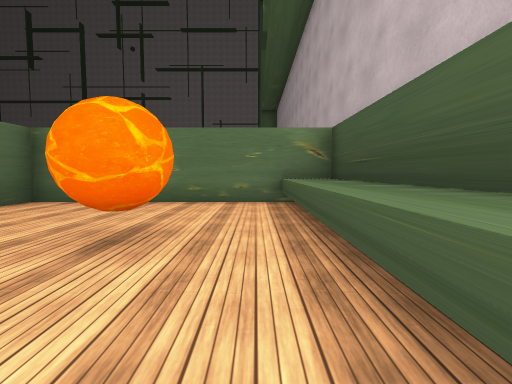
view 1 (above)

23 first-person views from a walk through a Unity game level. The camera is 1.2 m above the floor, tilts 4° down and sees 85° across. The floor is counted in squares, 2 m on a side. Each view is taken from the middle of a square. On the plan, view 1 faces up. The plan holds only what a view shows up to about 9 squares ahead; the rest is blank. The place goes on beyond the plan. The player character is not drawn. Some surface patterns are stand-ins.

view 2
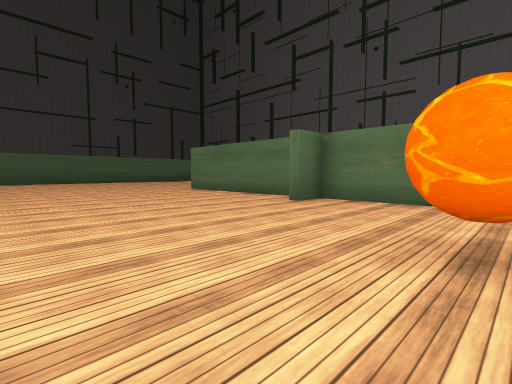

view 3
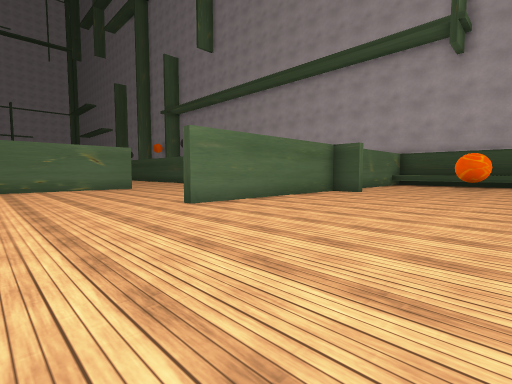

view 4
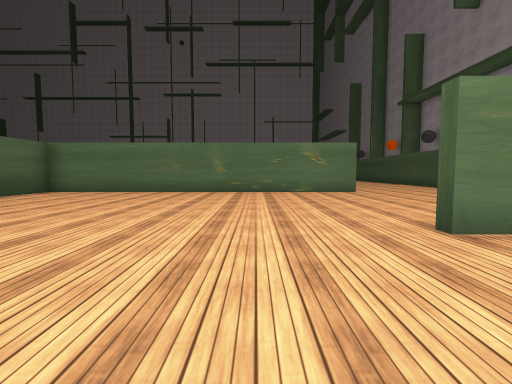

view 5
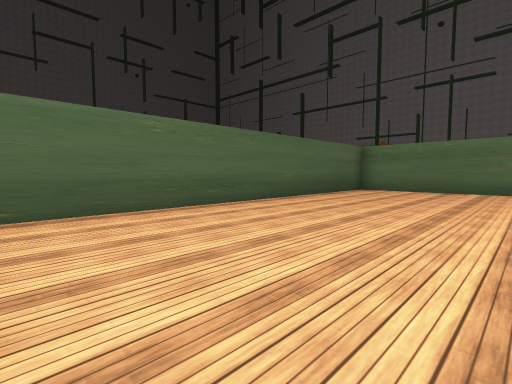

view 6
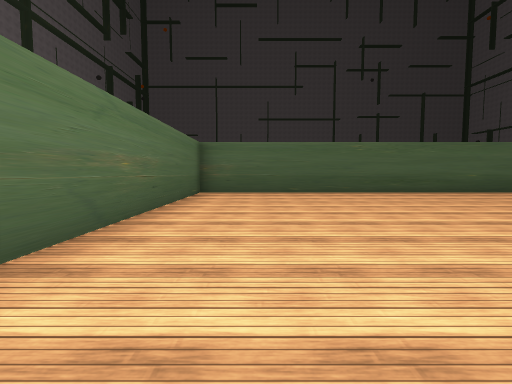

view 7
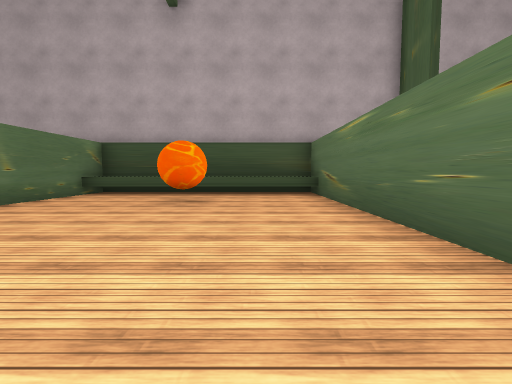

view 8
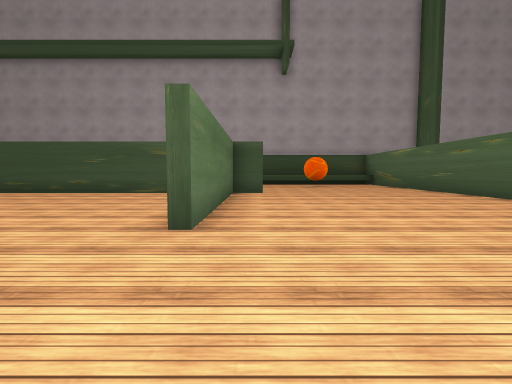

view 9
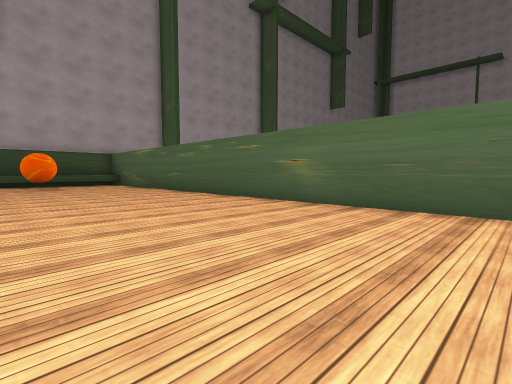

view 10
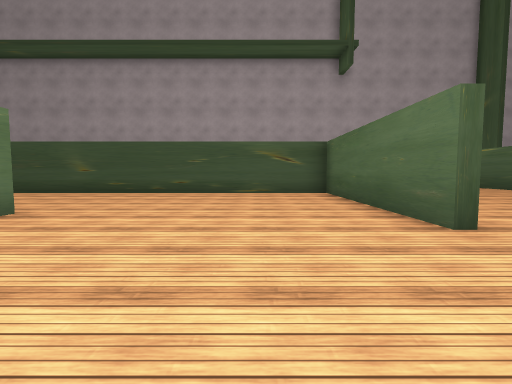

view 11
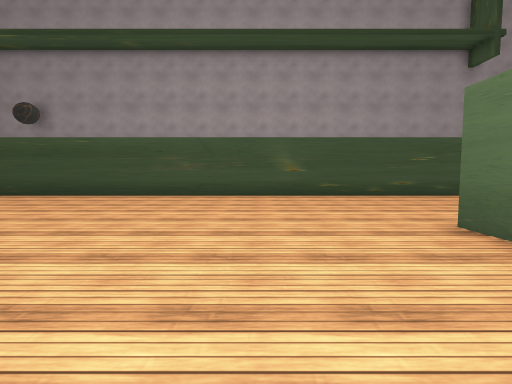

view 12
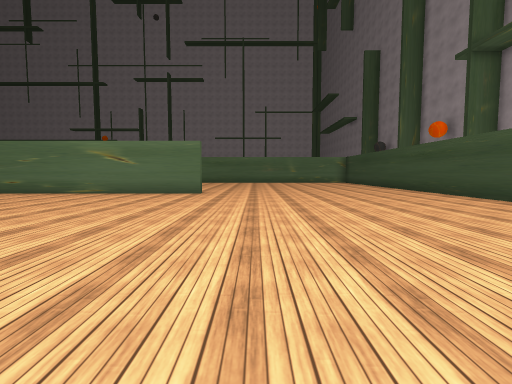

view 13
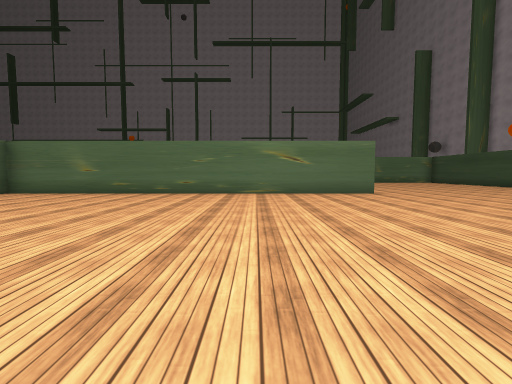

view 14
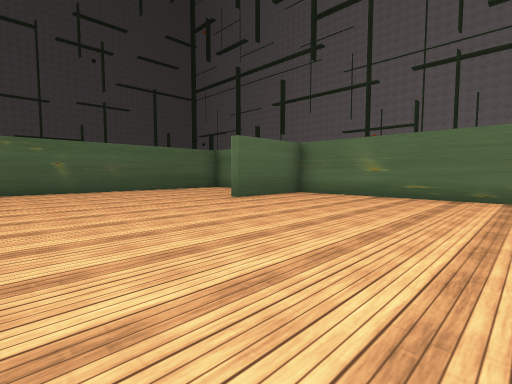

view 15
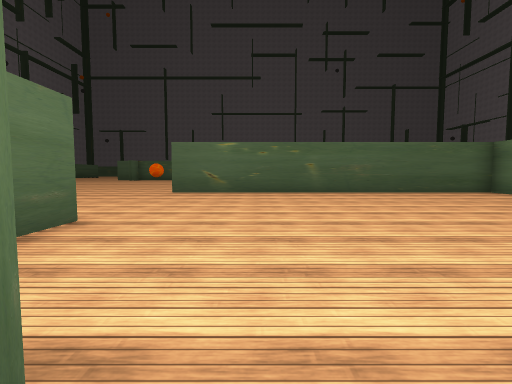

view 16
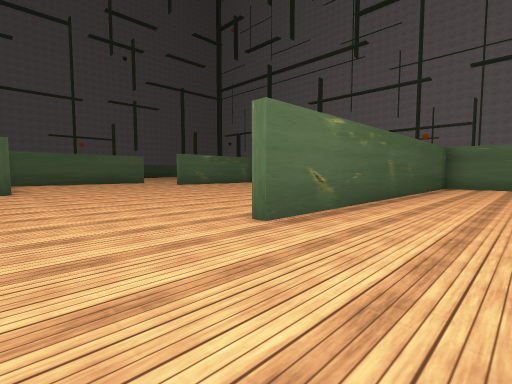

view 17
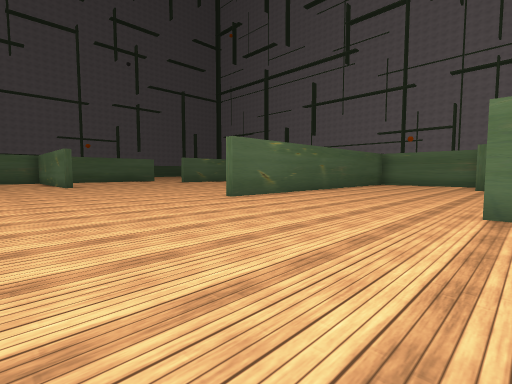

view 18
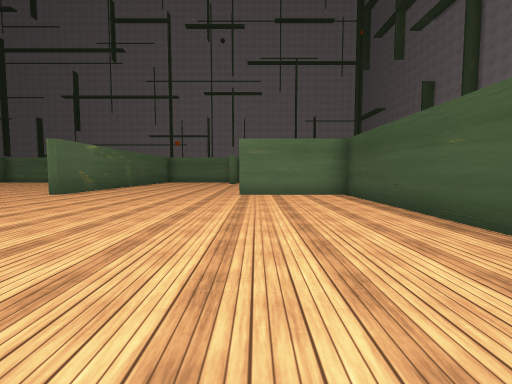

view 19
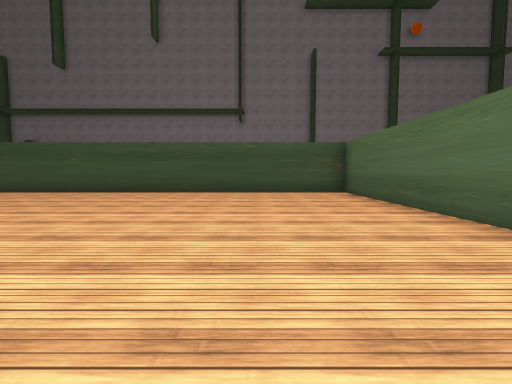

view 20
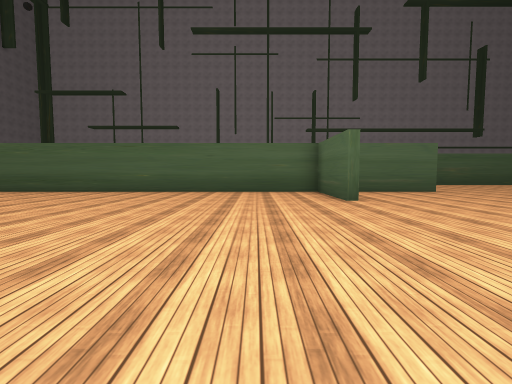

view 21
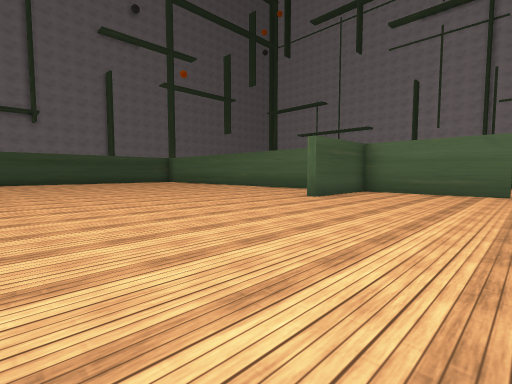

view 22
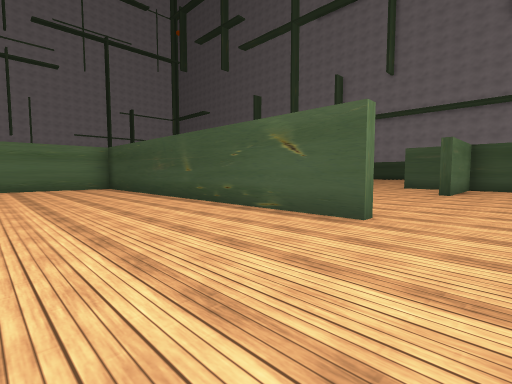

view 23
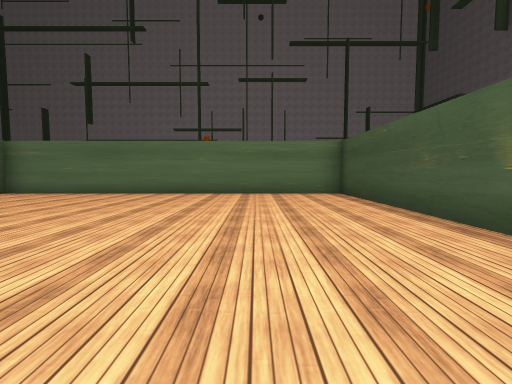

### Floor plan
Points are (right, up) in squares from view 1. A wall is a line through its corners. A room is listed if a view was taken in it or the views show most of it. See-through windows are left out.
Room 1 (views 1, 2, 3, 4, 5, 6, 7, 8, 9, 10)
walls: (-10.1, 5.9) (-4.8, 5.9) (-4.8, 10.6); (-4.8, 4.8) (-4.8, 5.7) (-10.1, 5.7); (-4.5, 5.8) (-4.5, 4.8); (-8.9, 11.5) (-18.3, 11.5) (-18.3, -0.7) (1.5, -0.7) (1.5, 5.7) (-4.8, 5.7)
low walls: (0.5, -0.8) (0.5, 5.8)
ways out: opening at (-7.5, 10.5) to room 2
objects: other object (-1, 2) to (-1, 3)
Room 2 (views 11, 12, 13, 14, 15, 16, 17, 18, 19, 20, 21, 22, 23)
walls: (-21.5, 11.8) (-20.5, 11.8); (-26.6, 11.4) (-26.6, 21) (-35.5, 21); (-24.5, 21) (-26.3, 21) (-26.3, 11.5); (-30.9, 2.1) (-30.9, -0.7) (-18.6, -0.7) (-18.6, 11.5) (-21.5, 11.5); (-9.6, 11.8) (-8.9, 11.8); (-11.5, 21) (-22.1, 21) (-22.1, 18.5); (-34.6, -0.7) (-31.2, -0.7) (-31.2, 2.1); (-4.8, 10.6) (-4.8, 22)
ways out: opening at (-7.5, 10.5) to room 1; opening at (-35, -1)

Positions as (right, up) in squares from view 1, and headings:
1: (0, 0), facing up
2: (-1, 0), facing up-left
3: (-13, 1), facing up-right
4: (-12, 3), facing up
5: (-14, 2), facing up-left
6: (-10, 1), facing left
7: (-7, 1), facing right
8: (-13, 5), facing right
9: (-13, 4), facing down-right
10: (-13, 8), facing right
11: (-12, 14), facing right
12: (-10, 13), facing up
13: (-15, 13), facing up
14: (-17, 14), facing up-left
15: (-18, 14), facing left
16: (-24, 9), facing up-left
17: (-21, 7), facing up-left
18: (-21, 4), facing up
19: (-27, 2), facing right
20: (-29, 8), facing down
21: (-35, 8), facing down-right
22: (-30, 10), facing up-right
23: (-29, 13), facing up
